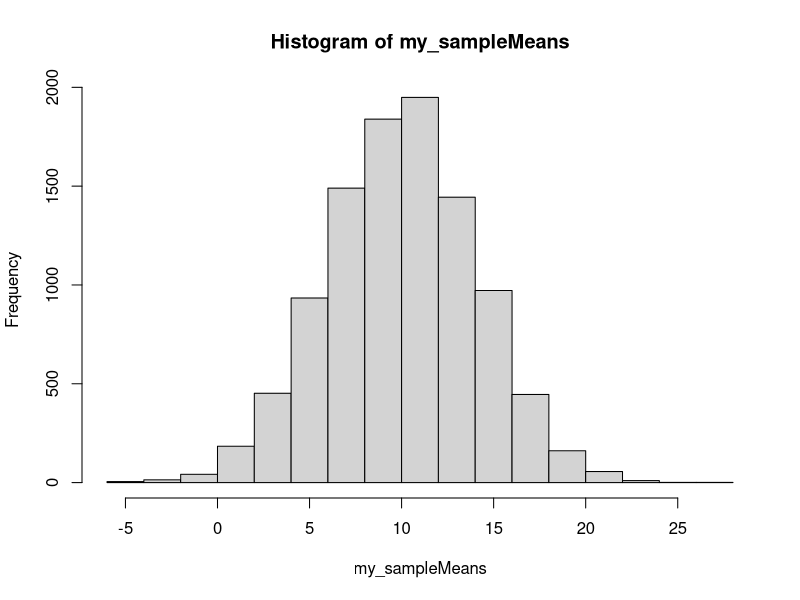
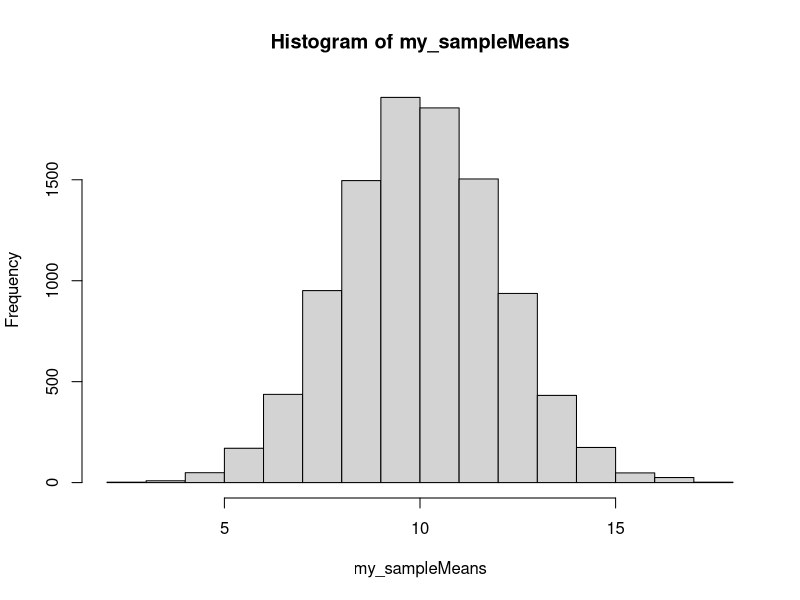
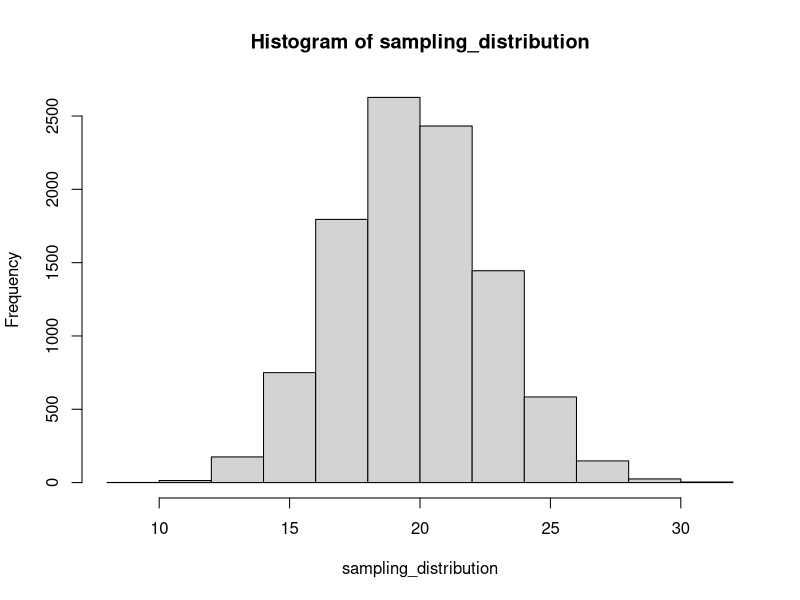

R code for these plots, in order:
## ---- chunk 1
#get proportion greater than 2.5
#verify this using a sampling distribution
pnorm(q=2.5, mean=0,sd=1,lower.tail=FALSE)

my_sample<-rnorm(1000000,mean=0,sd=1)
selection<-my_sample[my_sample>2.5]
length(selection)/1000000
## ---- chunk 2
#10000 multiplied by the proportion of getting a value greater than 3 deviations
10000*pnorm(q=130, mean=100, sd=10, lower.tail=FALSE)

#round up to a whole number: 14 people
## ---- chunk 3
#get 10000samples of sample size=25 from a normal distribution with mean=10 and standard deviation=20
#plot histogram

my_sampleMeans<-replicate(10000,mean(rnorm(n=25, mean=10, sd=20)))
hist(my_sampleMeans)

#the proportion of sample means greater than or equal to 12
length(my_sampleMeans[my_sampleMeans>=12])/length(my_sampleMeans)
## ---- chunk 4
#get 10000 samples of sample size=100 from a normal distribution with mean=10 and standard deviation=20
#plot histogram

my_sampleMeans<-replicate(10000,mean(rnorm(n=100, mean=10, sd=20)))
hist(my_sampleMeans)

#the proportion of sample means greater than or equal to 12
length(my_sampleMeans[my_sampleMeans>=12])/length(my_sampleMeans)

#The proportion in #4 is smaller because scores vary less with a larger sample size in #4.  Compared to distribution #3, more scores are concentrated around the mean in #4 distribution. This makes the sample mean of 12 less common, reflected in the smaller value of proportion for #4.
## ---- chunk 5
#get 10000 samples of sample size=25 from a normal distribution with mean=10 and standard deviation=20
#plot histogram

sampling_distribution<-replicate(10000,sd(rnorm(25,10,20)))
hist(sampling_distribution)

#the proportion of sample standard deviation greater than or equal to 15
length(sampling_distribution[sampling_distribution<=15])/10000
